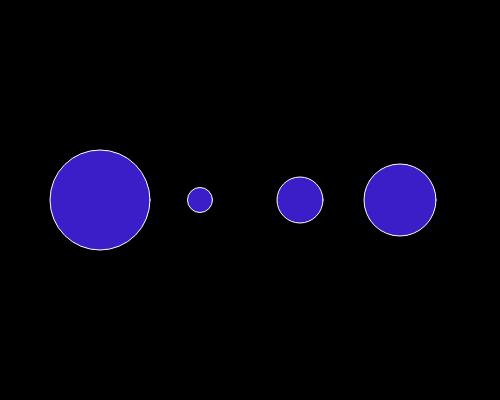
Frame 1 (no input)
Frame 60 (no input): identical to frame 1, image omitted
Frame 120 (the mouse pressed at the canvas centre since frame 60): identical to frame 1, image omitted

The p5.js sketch that drew this single still picture (run headless with seeded random() and noise() and a simulated clock; from frame 60 on, the mouse is pressed at the canvas centre):

// p5.js sketch
// ── sketch.js
var nums = [100,25, 46, 72];

function setup() {
  createCanvas(500,400);
}

function draw() {
  background(0);
  
  for(var i=0; i<4; i++) {
    stroke(255);
    fill(60,30,200);
    ellipse(i*100+100, 200, nums[i], nums[i]);
  }
}
